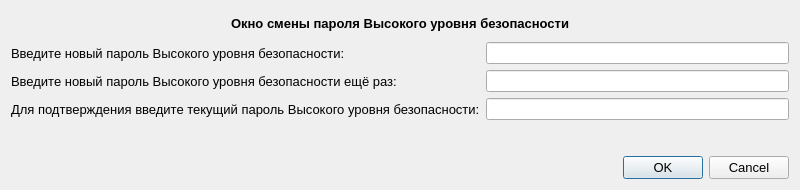
<?xml version="1.0" encoding="UTF-8"?>
<ui version="4.0">
 <class>Dialog_change_high_pass</class>
 <widget class="QDialog" name="Dialog_change_high_pass">
  <property name="geometry">
   <rect>
    <x>0</x>
    <y>0</y>
    <width>800</width>
    <height>190</height>
   </rect>
  </property>
  <property name="windowTitle">
   <string>Dialog</string>
  </property>
  <layout class="QVBoxLayout" name="verticalLayout">
   <item>
    <layout class="QGridLayout" name="gridLayout">
     <item row="1" column="0">
      <widget class="QLabel" name="label_2">
       <property name="font">
        <font>
         <pointsize>10</pointsize>
        </font>
       </property>
       <property name="text">
        <string>Введите новый пароль Высокого уровня безопасности:</string>
       </property>
      </widget>
     </item>
     <item row="3" column="0">
      <widget class="QLabel" name="label_4">
       <property name="font">
        <font>
         <pointsize>10</pointsize>
        </font>
       </property>
       <property name="text">
        <string>Для подтверждения введите текущий пароль Высокого уровня безопасности:</string>
       </property>
      </widget>
     </item>
     <item row="3" column="1">
      <widget class="QLineEdit" name="lineEdit_3">
       <property name="echoMode">
        <enum>QLineEdit::Password</enum>
       </property>
      </widget>
     </item>
     <item row="0" column="0" colspan="2" alignment="Qt::AlignHCenter">
      <widget class="QLabel" name="label">
       <property name="font">
        <font>
         <pointsize>10</pointsize>
         <weight>75</weight>
         <bold>true</bold>
        </font>
       </property>
       <property name="text">
        <string>Окно смены пароля Высокого уровня безопасности</string>
       </property>
      </widget>
     </item>
     <item row="2" column="0">
      <widget class="QLabel" name="label_3">
       <property name="font">
        <font>
         <pointsize>10</pointsize>
        </font>
       </property>
       <property name="text">
        <string>Введите новый пароль Высокого уровня безопасности ещё раз:</string>
       </property>
      </widget>
     </item>
     <item row="1" column="1">
      <widget class="QLineEdit" name="lineEdit">
       <property name="echoMode">
        <enum>QLineEdit::Password</enum>
       </property>
      </widget>
     </item>
     <item row="2" column="1">
      <widget class="QLineEdit" name="lineEdit_2">
       <property name="echoMode">
        <enum>QLineEdit::Password</enum>
       </property>
      </widget>
     </item>
     <item row="4" column="0" colspan="2" alignment="Qt::AlignHCenter">
      <widget class="QLabel" name="label_5">
       <property name="text">
        <string/>
       </property>
      </widget>
     </item>
    </layout>
   </item>
   <item>
    <widget class="QDialogButtonBox" name="buttonBox">
     <property name="font">
      <font>
       <pointsize>10</pointsize>
      </font>
     </property>
     <property name="standardButtons">
      <set>QDialogButtonBox::Cancel|QDialogButtonBox::Ok</set>
     </property>
    </widget>
   </item>
  </layout>
 </widget>
 <resources/>
 <connections/>
</ui>
